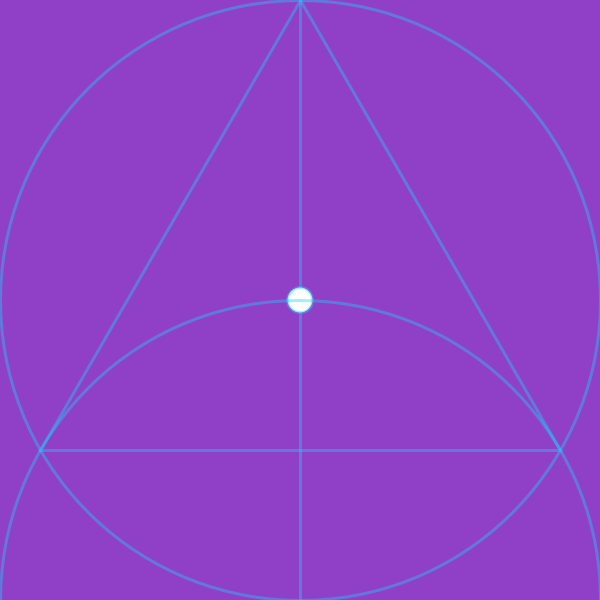
Frame 1 (no input)
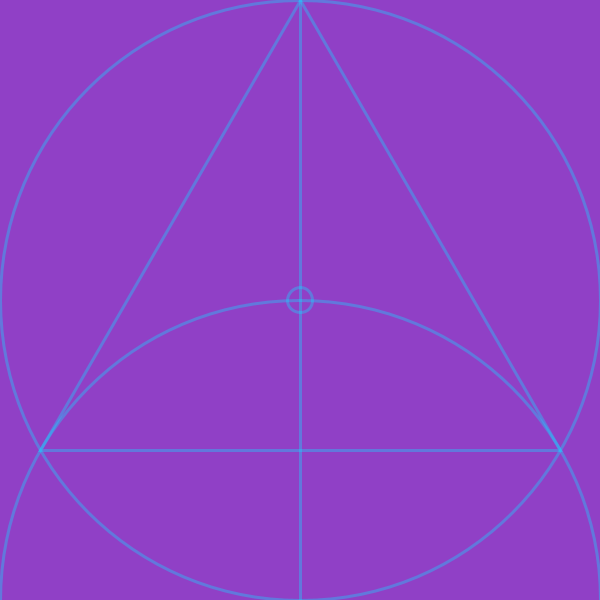
Frame 60 (the mouse pressed at the canvas centre just before this capture)
Frame 120 (the mouse held since frame 60 and released just before this capture): identical to frame 60, image omitted

The Processing sketch that drew these frames (run headless with seeded random() and noise(); from frame 60 on, the mouse is pressed at the canvas centre):

// Processing sketch: geoTriangle
// ── geoTriangle.pde
//Equilateral Triangle

int x1 = 300;
int y = 300;
  
void setup(){
  size(600, 600);
  pixelDensity(2);
  //smooth();
  stroke(26, 207, 255, 100);
  strokeWeight(3);
}

void draw(){
  background(144, 64, 198);
  ellipseMode(CENTER); //draw a circle from center
  line(300, 0, 300, 600);
  ellipse(x1, 300, 25, 25);
  noFill();
  ellipseMode(RADIUS);
  ellipse(x1, 300, 300, 300);
  arc(300, 600, 300, 300, HALF_PI, TWO_PI);
  triangle(x1, 0, 40, 450, 560, 450);
}
